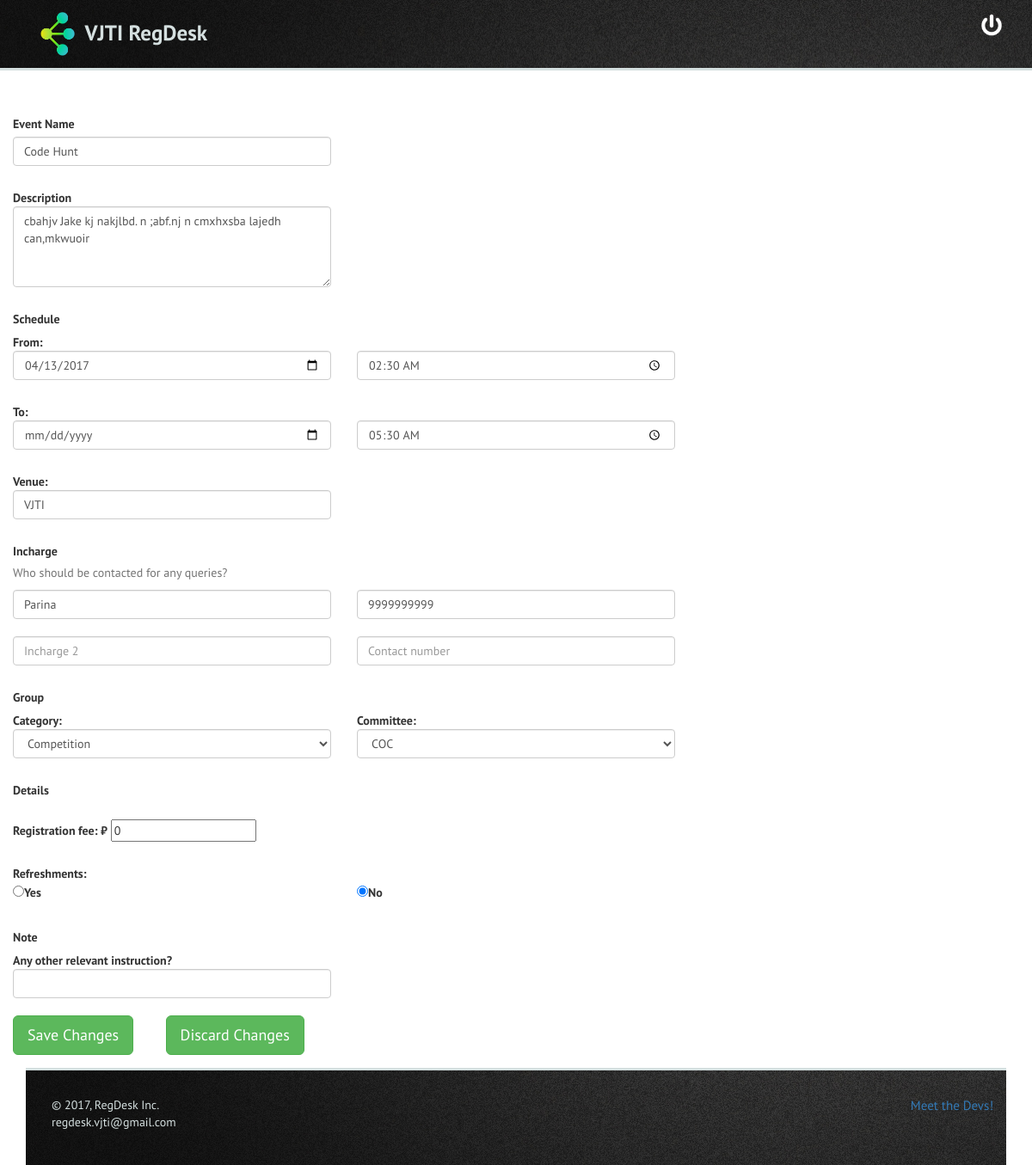
The page /public/editevent.php?event=1 (signed in) on the database its author committed.
### tables this page shows
CREATE TABLE `events` (
  `event_id` int(11) NOT NULL,
  `event_name` varchar(64) NOT NULL,
  `description` text NOT NULL,
  `start_date` date NOT NULL,
  `start_time` time NOT NULL,
  `end_date` date DEFAULT NULL,
  `end_time` time DEFAULT NULL,
  `venue` varchar(64) NOT NULL,
  `category` tinyint(4) NOT NULL,
  `committee` int(11) NOT NULL,
  `incharge1_name` varchar(50) NOT NULL,
  `incharge1_contact` varchar(10) NOT NULL,
  `incharge2_name` varchar(50) DEFAULT NULL,
  `incharge2_contact` varchar(10) DEFAULT NULL,
  `cost` smallint(6) NOT NULL DEFAULT '0',
  `refreshment` tinyint(1) DEFAULT '0',
  `note` text,
  `manager` int(11) NOT NULL,
  `banner` varchar(5) NOT NULL DEFAULT '.jpg',
  `post_timestamp` timestamp NOT NULL DEFAULT CURRENT_TIMESTAMP
);

### public/editevent.php (the view, shortened to what this page needs)
<?php
	require_once(__DIR__ . '/../includes/dbconfig.php');
	$err_msg = '';
	if (isset($_GET['event']) && isset($_SESSION['manager_id'])) {
		$event_id = mysqli_real_escape_string($dbc, trim($_GET['event']));
		$query = "SELECT * FROM events WHERE event_id = $event_id";
		$result = mysqli_query($dbc, $query);
		if (mysqli_num_rows($result) == 1) {
			$event = mysqli_fetch_array($result);
			if ($_SESSION['manager_id'] == $event['manager']) {
				$event_name = $event['event_name'];
				$description = $event['description'];
				$start_date = $event['start_date'];
				$end_date = $event['end_date'];
				$start_time = $event['start_time'];
				$end_time = $event['end_time'];
				$venue = $event['venue'];
				$incharge1 = $event['incharge1_name'];
				$contact1 = $event['incharge1_contact'];
				$incharge2 = $event['incharge2_name'];
				$contact2 = $event['incharge2_contact'];
				$cat = $event['category'];
				$com = $event['committee'];
				$note = $event['note'];
			}
			else
				header('Location: manageevents.php');
		}
		else
			header('Location: manageevents.php');
	}
	else
		header('Location: manage.php');
	require_once(__DIR__ . '/../includes/header.php');
?>
<br>
<div class="container">
	<form class="form-horizontal" role="form" method="POST" action="<?php echo htmlspecialchars($_SERVER['PHP_SELF']); ?>">
	<div class="form-group">
		<p style="font-size: 15px; color: rgb(230,74,60);">&nbsp;<?php echo $err_msg; ?>&nbsp;</p>
			<label class="contol-label">Event Name</label>
			<br>
			<div class="row">
			<div class="col-sm-4">
			<input class="form-control" type="text" name="event_name" value="<?php if(isset($event_name)) echo htmlspecialchars($event_name); ?>" required>
			</div>
			</div>
			<br>
			<label class="control-label">Description</label>
			<br>
			<div class="row">
			<div class="col-sm-4">
			<textarea name="description" class="form-control" id="description" rows="4" cols="50" placeholder="Describe your event"><?php if(isset($description)) echo htmlspecialchars($description); ?></textarea>
			</div>
			</div>
		<br>
			<label class="control-label">Schedule</label>
			<br>
			<label class="control-label" for="start">From: </label>
			<div class="row">
			<div class="col-sm-4">
			<input class="form-control" type="date" name="start_date" min="<?php echo date('Y-m-d'); ?>" value="<?php if(isset($start_date)) echo htmlspecialchars($start_date); ?>" id="start" required>
			</div>
			<div class="col-sm-4">
			<input class="form-control" type="time" name="start_time" value="<?php if(isset($start_time)) echo htmlspecialchars($start_time); ?>" id="start" required>
			</div>
			</div>
			<br>
			<label class="control-label" for="end">To: </label>
			<div class="row">
			<div class="col-sm-4">
			<input class="form-control" type="date" name="end_date" min="<?php echo date('Y-m-d'); ?>" value="<?php if(isset($end_date)) echo htmlspecialchars($end_date); ?>" id="end">
			</div>
			<div class="col-sm-4">
			<input class="form-control" type="time" name="end_time" value="<?php if(isset($end_time)) echo htmlspecialchars($end_time); ?>" id="end">
			</div>
			</div>
			<br>
			<label class="control-label" for="venue">Venue: </label>
			<div class="row">
			<div class="col-sm-4">
			<input class="form-control" type="text" name="venue" value="<?php if(isset($venue)) echo htmlspecialchars($venue); ?>" required>
			</div>
			</div>
			<br>
			<label class="control-label">Incharge</label>
			<span class="help-block">Who should be contacted for any queries?</span>
			<div class="row">
			<div class="col-sm-4">
			<input class="form-control" type="text" name="incharge1" placeholder="Incharge 1" value="<?php if(isset($incharge1)) echo htmlspecialchars($incharge1); ?>" required>
			</div>
			<div class="col-sm-4">
			<input class="form-control" type="text" name="contact1" placeholder="Contact number" value="<?php if(isset($contact1)) echo htmlspecialchars($contact1); ?>" required>
			</div>
			</div>
			<br>
			<div class="row">
			<div class="col-sm-4">
			<input class="form-control" type="text" name="incharge2" placeholder="Incharge 2" value="<?php if(isset($incharge2)) echo htmlspecialchars($incharge2); ?>">
			</div>
			<div class="col-sm-4">
			<input class="form-control" type="text" name="contact2" placeholder="Contact number" value="<?php if(isset($contact2)) echo htmlspecialchars($contact2); ?>">
			</div>
			</div>
			<br>
			<label class="control-label">Group</label>
			<br>
			<div class="row">
			<div class="col-sm-4">
			<label class="control-label" for="category">Category:</label>
			<select class="form-control" name="category">
				<?php
					$query = "SELECT category_id, category_name FROM categories";
					$categories = mysqli_query($dbc, $query);
					while ($category = mysqli_fetch_array($categories)) {
						if ($category['category_id'] == $cat)
							echo '<option value="'.$category['category_id'].'" selected>'.$category['category_name'].'</option>';
						else
							echo '<option value="'.$category['category_id'].'">'.$category['category_name'].'</option>';
					}
				?>
			</select>
			</div>
			<div class="col-sm-4">
			<label class="control-label" for="committee">Committee:</label>
			<select class="form-control" name="committee">
				<?php
					$query = "SELECT committee_id, committee_name FROM committees";
					$committees = mysqli_query($dbc, $query);
					while ($committee = mysqli_fetch_array($committees)) {
						if ($committee['committee_id'] == $com)
							echo '<option value="'.$committee['committee_id'].'" selected>'.$committee['committee_name'].'</option>';
						else
							echo '<option value="'.$committee['committee_id'].'">'.$committee['committee_name'].'</option>';
					}
				?>
			</select>
			</div>
			</div>
			<br>
			<label class="control-label">Details</label>
			<br>
			<br>
			<div class="row">
			<div class="col-sm-4">
			<label class="control-label" for="cost">Registration fee: ₹</label>
			<input class="form-conntrol" type="text" name="cost" value="<?php if(isset($cost)) echo $cost; else echo '0'?>">
			</div>
			</div>
			<br>
			<label class="control-label" for="refreshment">Refreshments: </label>
			<br>
			<div class="row">
			<div class="col-sm-4">
			<input type="radio" name="refreshment" value="1" id="y"><label for="y">Yes</label>
			</div>
			<div class="col-sm-4">
			<input type="radio" name="refreshment" value="0" checked id="n"><label for="n">No</label>
			</div>
			</div>
			<br>
			<label class="control-label">Note</label>
			<br>
			<label class="control-label">Any other relevant instruction?</label>
			<div class="row">
			<div class="col-sm-4">
			<input class="form-control" type="text" name="note" value="<?php if(isset($note)) echo htmlspecialchars($note); ?>">
			</div>
			</div>
			<br>
		<button class="btn btn-lg btn-success" type="submit" name="submit">Save Changes</button>
		<span>&nbsp;&nbsp;&nbsp;&nbsp;&nbsp;&nbsp;&nbsp;&nbsp;</span>
		<a href="manageevents.php"><button class="btn btn-lg btn-success" name="discard">Discard Changes</button></a>
	</form>
</div>
<?php
	require_once(__DIR__ . '/../includes/footer.php');
?>

### includes/header.php (style rules this page uses)
body { font-family: 'PT Sans', sans-serif; padding-bottom: 0px; padding-right: 0px; }

### rows shown on the page
events: event_name "Code Hunt", description "cbahjv Jake kj nakjlbd. n ;abf.nj n cmxhxsba lajedh can,mkwuoir", start_date "04/13/2017", start_time "02:30:00", end_time "05:30:00", venue "VJTI", incharge1 "Parina", contact1 "9999999999"

### other values the page prints
USER "regdesk.vjti@gmail.com"
form field category "Competition"
form field committee "COC"
